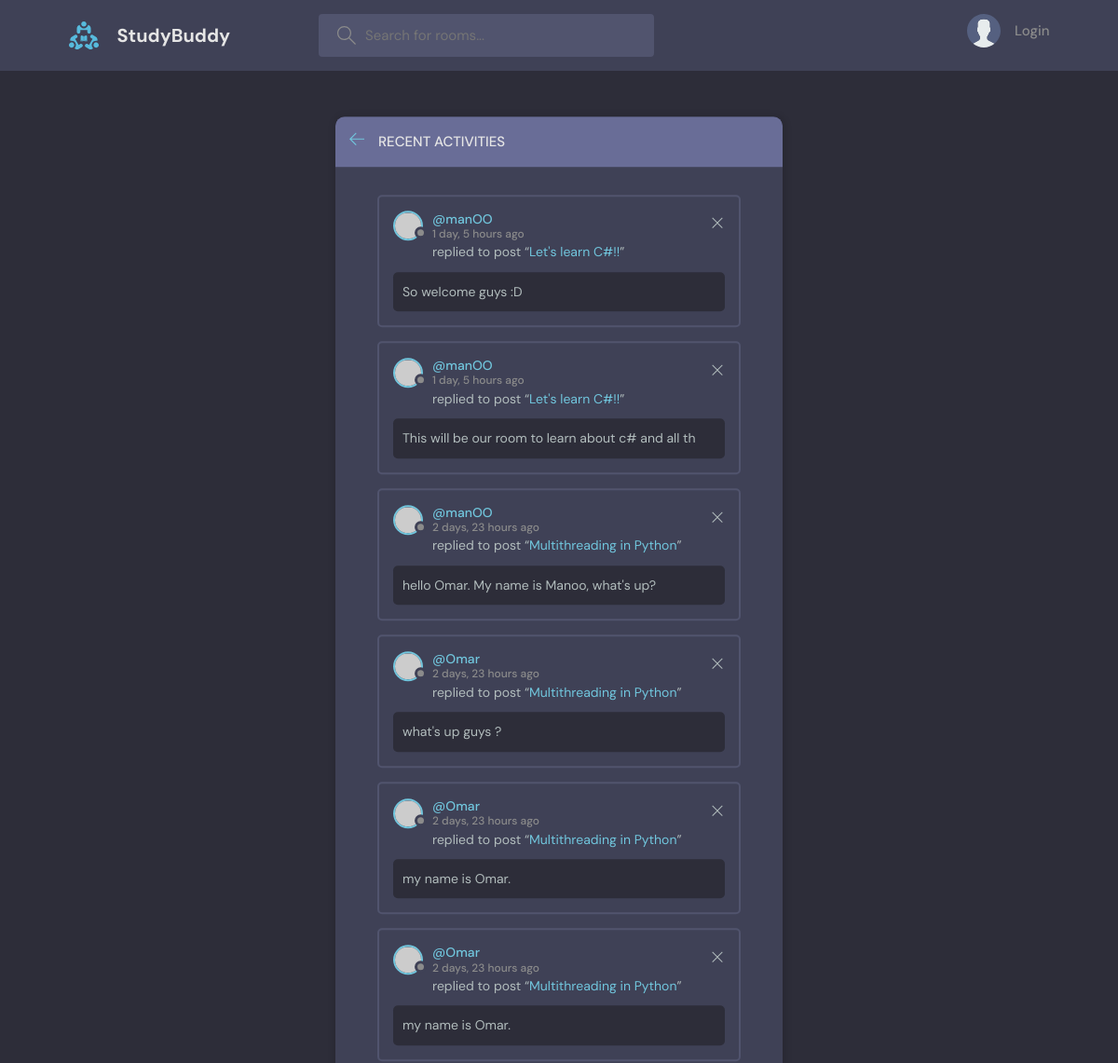
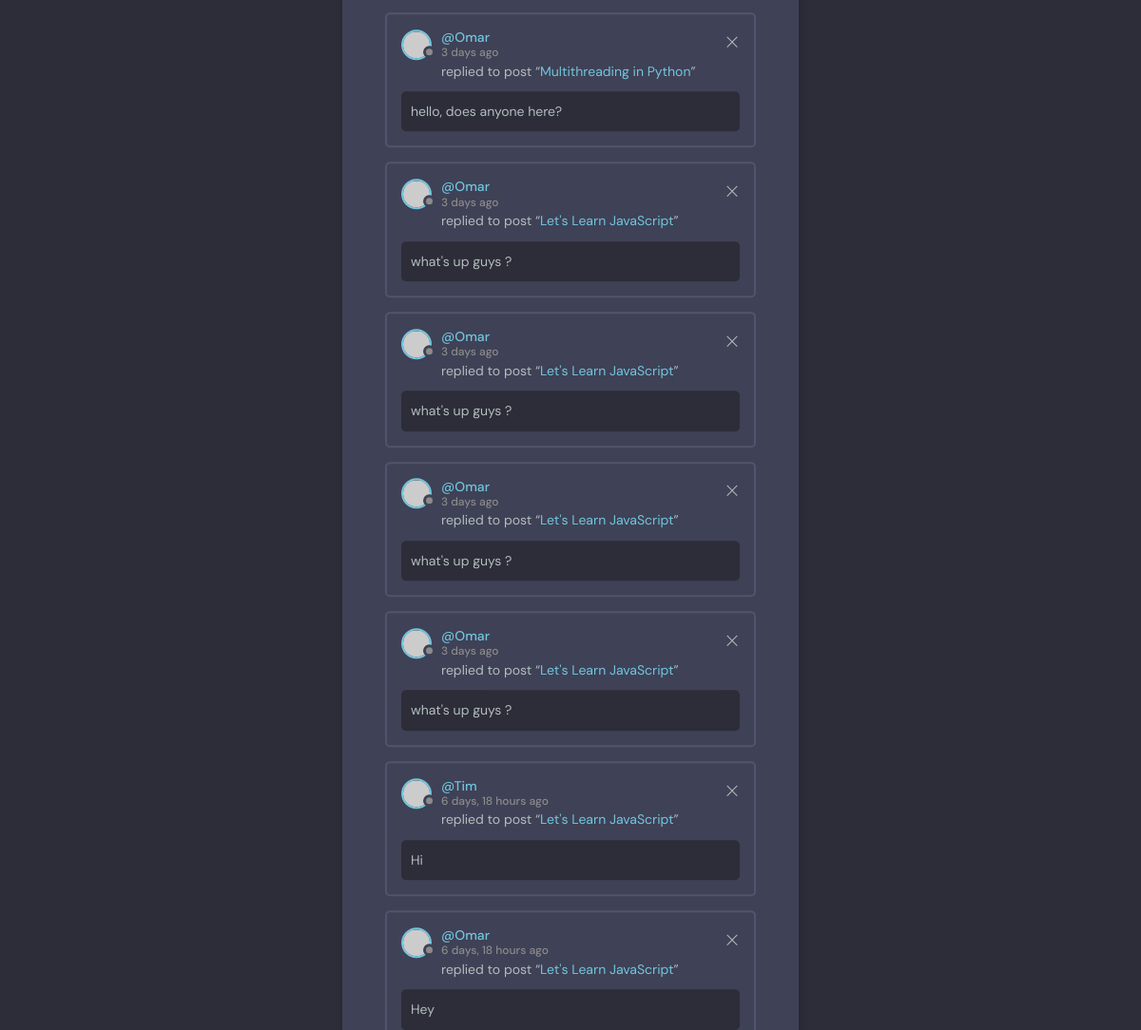
The page /activity/ on the database its author committed (2 pictures, top to bottom).
### base/models.py (models this page shows)
class Message(models.Model):
    room = models.ForeignKey(Room, on_delete= models.CASCADE) #if room is deleted, delete all messages
    user = models.ForeignKey(User, on_delete= models.CASCADE) #if user is deleted, delete all messages
    body = models.TextField()
    updated = models.DateTimeField(auto_now=True) #everytime an entry is saved
    created = models.DateTimeField(auto_now_add= True) #when the model "Entry" was created
    class Meta:
        ordering = ['-updated', '-created'] # order by updated and created in descending order, so the most recent is at the top (NOTE: MINUS means descending)
    def __str__(self):
        return self.body[:50]

class Room(models.Model):
    host = models.ForeignKey(User, on_delete= models.SET_NULL, null=True) #if user is deleted, set host to null
    topic = models.ForeignKey(Topic, on_delete= models.SET_NULL, null=True) #if topic is deleted, set topic to null
    participants = models.ManyToManyField(User, related_name='participants', blank=True) #many to many relationship with user, related name is used to access the participants of a room
    name = models.CharField(max_length=200)
    description = models.TextField(null= True, blank=True)
    updated = models.DateTimeField(auto_now=True) #everytime an entry is saved
    created = models.DateTimeField(auto_now_add= True) #when the model "Entry" was created
    class Meta:
        ordering = ['-updated', '-created'] # order by updated and created in descending order, so the most recent is at the top (NOTE: MINUS means descending)
    def __str__(self):
        return self.name

### base/views.py (the view)
# urls.py: path("activity/", views.activityPage, name="activity"),
def activityPage(request):
    messages = Message.objects.filter()
    return render(request, 'base/activity.html', {'messages': messages})

### base/templates/base/activity.html (shortened to what this page needs)
{% extends 'main.html' %}
{% load static %}
{% block content %}
    <main class="layout">
      <div class="container">
        <div class="layout__box">
          <div class="layout__boxHeader">
            <div class="layout__boxTitle">
              <a href="{% url 'home' %}">
                <svg version="1.1" xmlns="http://www.w3.org/2000/svg" width="32" height="32" viewBox="0 0 32 32">
                  <title>arrow-left</title>
                  <path
                    d="M13.723 2.286l-13.723 13.714 13.719 13.714 1.616-1.611-10.96-10.96h27.625v-2.286h-27.625l10.965-10.965-1.616-1.607z"
                  ></path>
                </svg>
              </a>
              <h3>Recent Activities</h3>
            </div>
          </div>
          <div class="activities-page layout__body">
            {% for message in messages %}
            <div class="activities__box">
              <div class="activities__boxHeader roomListRoom__header">
                <a href="{% url 'user-page' message.user.id %}" class="roomListRoom__author">
                  <div class="avatar avatar--small">
                    <img src="https://randomuser.me/api/portraits/women/11.jpg" />
                  </div>
                  <p>
                    @{{message.user.username}}
                    <span>{{message.created|timesince}} ago</span>
                  </p>
                </a>
                <div class="roomListRoom__actions">
                  <a href="{% url 'delete-message' message.id %}">
                    <svg version="1.1" xmlns="http://www.w3.org/2000/svg" width="32" height="32" viewBox="0 0 32 32">
                      <title>remove</title>
                      <path
                        d="M27.314 6.019l-1.333-1.333-9.98 9.981-9.981-9.981-1.333 1.333 9.981 9.981-9.981 9.98 1.333 1.333 9.981-9.98 9.98 9.98 1.333-1.333-9.98-9.98 9.98-9.981z"
                      ></path>
                    </svg>
                  </a>
                </div>
              </div>
              <div class="activities__boxContent">
                <p>replied to post “<a href="room.html">{{message.room}}</a>”</p>
                <div class="activities__boxRoomContent">
                  {{message}}
                </div>
              </div>
            </div>
            {% endfor %}
          </div>
        </div>
      </div>
    </main>
{% endblock content %}

### static/styles/style.css (style rules this page uses)
:root { --color-main: #71c6dd; --color-main-light: #e1f6fb; --color-dark: #3f4156; --color-dark-medium: #51546e; --color-dark-light: #696d97; --color-light: #e5e5e5; --color-gray: #8b8b8b; --color-light-gray: #b2bdbd; --color-bg: #2d2d39; --color-success: #5dd693; --color-error: #fc4b0b; }
* { font-family: "DM Sans", -apple-system, BlinkMacSystemFont, "Segoe UI", Roboto, Oxygen, Ubuntu, Cantarell, "Open Sans", "Helvetica Neue", sans-serif; margin: 0; padding: 0; box-sizing: border-box; text-rendering: optimizeLegibility; font-size: inherit; }
html { font-size: 56.25%; }
@media only screen and (min-width: 1200px) { html { font-size: 62.5%; } }
body { line-height: 1.6; font-weight: 400; font-size: 1.5rem; color: var(--color-light-gray); background-color: var(--color-bg); min-height: 100vh; }
img { width: 100%; }
a { display: inline-block; color: var(--color-main); text-decoration: none; }
.container { max-width: 120rem; width: 90%; margin: auto; }
.avatar { position: relative; display: inline-block; border-radius: 50%; border: 2px solid var(--color-main); }
.avatar img { display: block; border-radius: 50%; object-fit: cover; object-position: center; }
.avatar::after { content: ""; display: block; position: absolute; background-color: var(--color-gray); z-index: 111; border-radius: 50%; border: 0.3rem solid var(--color-dark); }
.avatar.avatar--small img { width: 2.8rem; height: 2.8rem; }
.avatar.avatar--small:after { width: 0.7rem; height: 0.7rem; bottom: 0px; right: -6px; }
.layout { margin-top: 2.4rem; }
.layout > .container { display: flex; justify-content: space-between; align-items: flex-start; }
.layout__box { width: 90%; max-width: 48rem; min-height: 40rem; position: absolute; top: 50%; left: 50%; transform: translate(-50%, -46%); background-color: var(--color-dark); border-radius: 1rem; box-shadow: 1px 1px 6px 3px rgba(0, 0, 0, 0.1); overflow: hidden; }
.layout__boxHeader { display: flex; padding: 1.5rem; background-color: var(--color-dark-light); }
.layout__boxTitle { display: flex; gap: 1.5rem; align-items: center; }
.layout__boxTitle h3 { text-transform: uppercase; font-weight: 500; color: var(--color-light); }
.layout__boxTitle svg { width: 1.6rem; height: 1.6rem; fill: var(--color-main); }
.layout__body { margin: 3rem; }
.roomListRoom__header { display: flex; justify-content: space-between; align-items: center; }
.roomListRoom__author { font-weight: 500; display: flex; align-items: center; gap: 1rem; }
.roomListRoom__actions { display: flex; align-items: flex-start; gap: 1rem; position: relative; }
.roomListRoom__actions svg { fill: var(--color-main); width: 1.6rem; height: 1.6rem; }
.activities__box { margin: 1.5rem; padding: 1.5rem; border: 2px solid var(--color-dark-medium); border-radius: 5px; }
.activities__boxHeader p { font-size: 1.4rem; line-height: 1.3; }
.activities__boxHeader p span { color: var(--color-gray); font-size: 1.2rem; display: block; }
.activities__boxContent { margin-left: 4.2rem; }
.activities__boxContent { font-size: 1.4rem; }
.activities__boxRoomContent { background: var(--color-bg); padding: 1rem; border-radius: 5px; margin-top: 1rem; margin-left: -4.2rem; }
.roomListRoom__actions svg { fill: var(--color-light-gray); }

### rows shown on the page
Message: user.username "manOO", created "1 day, 5 hours", room "Let's learn C#!!", body "So welcome guys :D"
Message: user.username "manOO", created "1 day, 5 hours", room "Let's learn C#!!", body "This will be our room to learn about c# and all th"
Message: user.username "manOO", created "2 days, 23 hours", room "Multithreading in Python", body "hello Omar. My name is Manoo, what's up?"
Message: user.username "Omar", created "2 days, 23 hours", room "Multithreading in Python", body "what's up guys ?"
Message: user.username "Omar", created "2 days, 23 hours", room "Multithreading in Python", body "my name is Omar."
Message: user.username "Omar", created "2 days, 23 hours", room "Multithreading in Python", body "my name is Omar."
Message: user.username "Omar", created "3 days", room "Multithreading in Python", body "hello, does anyone here?"
Message: user.username "Omar", created "3 days", room "Let's Learn JavaScript", body "what's up guys ?"
Message: user.username "Omar", created "3 days", room "Let's Learn JavaScript", body "what's up guys ?"
Message: user.username "Omar", created "3 days", room "Let's Learn JavaScript", body "what's up guys ?"
Message: user.username "Omar", created "3 days", room "Let's Learn JavaScript", body "what's up guys ?"
Message: user.username "Tim", created "6 days, 18 hours", room "Let's Learn JavaScript", body "Hi"
Message: user.username "Omar", created "6 days, 18 hours", room "Let's Learn JavaScript", body "Hey"
